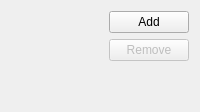
     <widget class="QWidget" name="tab_8">
      <attribute name="title">
       <string>Attachments</string>
      </attribute>
      <layout class="QGridLayout" name="gridLayout_3">
       <item row="0" column="0" rowspan="3">
        <widget class="QWidget" name="mAttachmentViewPlaceHolder" native="true">
         <property name="sizePolicy">
          <sizepolicy hsizetype="MinimumExpanding" vsizetype="Expanding">
           <horstretch>0</horstretch>
           <verstretch>0</verstretch>
          </sizepolicy>
         </property>
        </widget>
       </item>
       <item row="0" column="1">
        <widget class="QPushButton" name="mAddButton">
         <property name="sizePolicy">
          <sizepolicy hsizetype="Minimum" vsizetype="Fixed">
           <horstretch>0</horstretch>
           <verstretch>0</verstretch>
          </sizepolicy>
         </property>
         <property name="toolTip">
          <string extracomment="@info:tooltip">Add an attachment</string>
         </property>
         <property name="whatsThis">
          <string extracomment="@info:whatsthis">Shows a dialog used to select an attachment to add to this event or to-do as link or as inline data.</string>
         </property>
         <property name="text">
          <string>Add</string>
         </property>
        </widget>
       </item>
       <item row="1" column="1">
        <widget class="QPushButton" name="mRemoveButton">
         <property name="enabled">
          <bool>false</bool>
         </property>
         <property name="sizePolicy">
          <sizepolicy hsizetype="Minimum" vsizetype="Fixed">
           <horstretch>0</horstretch>
           <verstretch>0</verstretch>
          </sizepolicy>
         </property>
         <property name="toolTip">
          <string extracomment="@info:tooltip">Remove the selected attachment</string>
         </property>
         <property name="whatsThis">
          <string extracomment="@info:whatsthis">Removes the attachment selected in the list above from this event or to-do.</string>
         </property>
         <property name="text">
          <string>Remove</string>
         </property>
        </widget>
       </item>
       <item row="2" column="1">
        <spacer name="verticalSpacer_4">
         <property name="orientation">
          <enum>Qt::Vertical</enum>
         </property>
         <property name="sizeHint" stdset="0">
          <size>
           <width>20</width>
           <height>40</height>
          </size>
         </property>
        </spacer>
       </item>
      </layout>
     </widget>
